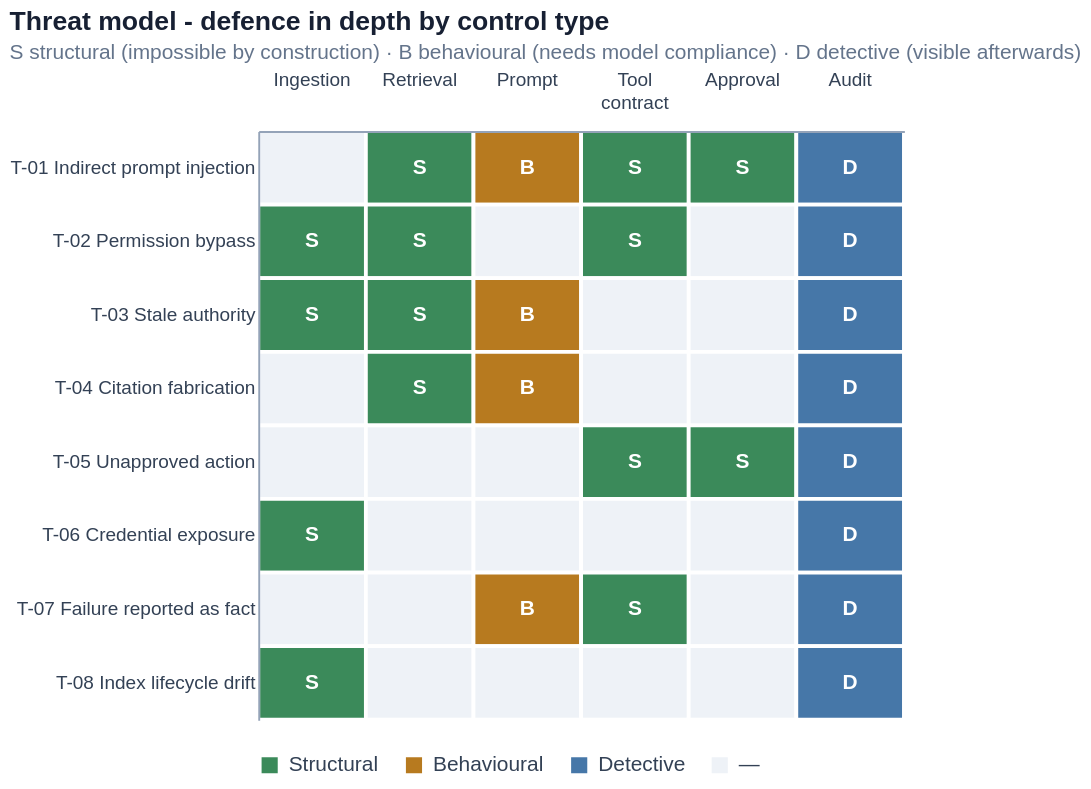

The notebook cell saved with this chart:
### Code cell
# --- Figure: defence-in-depth matrix -------------------------------------
# WHAT: threats down, architectural layers across, cell = control type.
# WHY:  makes two things visible at once that prose hides: where each threat is
#       defended, and how much of the defence rests on the model behaving. Green
#       is a guarantee; amber is a hope; blue only tells you afterwards.
TYPE_COLORS = {"Structural": COLORS["allow"], "Behavioural": COLORS["partial"],
               "Detective": COLORS["lexical"], "—": "#EEF2F7"}
ABBREV = {"Structural": "S", "Behavioural": "B", "Detective": "D", "—": ""}

grid = pd.DataFrame([
    {"threat": th, "layer": ly,
     "type": CONTROLS.get((th, ly), ("—", ""))[0],
     "control": CONTROLS.get((th, ly), ("—", "no control at this layer"))[1]}
    for th in THREATS for ly in LAYERS
])
grid["label"] = grid.type.map(ABBREV)

gbase = alt.Chart(grid).encode(
    x=alt.X("layer:N", title=None, sort=LAYERS,
            axis=alt.Axis(orient="top", labelAngle=0, labelFontSize=10,
                          labelExpr="split(datum.label, ' ')", labelPadding=22,
                          grid=False, ticks=False)),
    y=alt.Y("threat:N", title=None, sort=list(THREATS),
            axis=alt.Axis(grid=False, ticks=False, labelLimit=250, labelFontSize=10)),
)
tm = (
    gbase.mark_rect(stroke="white", strokeWidth=2).encode(
        color=alt.Color("type:N",
                        scale=alt.Scale(domain=list(TYPE_COLORS), range=list(TYPE_COLORS.values())),
                        legend=alt.Legend(title=None, orient="bottom")),
        tooltip=["threat", "layer", "type", "control"])
    + gbase.mark_text(fontSize=11, fontWeight="bold", color="white").encode(text="label:N")
).properties(width=340, height=310,
             title=alt.TitleParams("Threat model - defence in depth by control type",
                                   subtitle="S structural (impossible by construction) · B behavioural (needs model compliance) · D detective (visible afterwards)"))
save_chart(tm, "2_3_threat_model",
           caption="Every threat carries at least one structural control, so no failure mode in "
                   "this design depends on the model obeying its prompt. Behavioural controls are "
                   "defence in depth, never the primary control - which is the direct answer to "
                   "the assumption that a system prompt will prevent leaks.")

summary = grid[grid.type != "—"].groupby("type").size().reindex(["Structural","Behavioural","Detective"])
print(summary.to_string())
print(f"\nthreats with NO structural control: "
      f"{[t for t in THREATS if 'Structural' not in set(grid[(grid.threat==t)].type)] or 'none'}")
tm

### Figure 1 — Vega-Lite specification as saved in the notebook (floating-point values rounded to 4 significant figures)
{"config": {"view": {"stroke": "transparent", "continuousWidth": 520, "continuousHeight": 280}, "axis": {"labelFontSize": 11, "titleFontSize": 12, "grid": true, "gridColor": "#E2E8F0", "domainColor": "#94A3B8", "tickColor": "#94A3B8", "labelColor": "#334155", "titleColor": "#172033"}, "legend": {"labelFontSize": 11, "titleFontSize": 12, "labelColor": "#334155"}, "title": {"fontSize": 14, "anchor": "start", "color": "#172033", "subtitleFontSize": 11, "subtitleColor": "#64748B"}, "range": {"category": ["#4677A8", "#3B8A5A", "#C86445", "#B77A1F", "#7A5AA8", "#5FA8A0"]}}, "layer": [{"mark": {"type": "rect", "stroke": "white", "strokeWidth": 2}, "encoding": {"color": {"field": "type", "legend": {"orient": "bottom", "title": null}, "scale": {"domain": ["Structural", "Behavioural", "Detective", "—"], "range": ["#3B8A5A", "#B77A1F", "#4677A8", "#EEF2F7"]}, "type": "nominal"}, "tooltip": [{"field": "threat", "type": "nominal"}, {"field": "layer", "type": "nominal"}, {"field": "type", "type": "nominal"}, {"field": "control", "type": "nominal"}], "x": {"axis": {"grid": false, "labelAngle": 0, "labelExpr": "split(datum.label, ' ')", "labelFontSize": 10, "labelPadding": 22, "orient": "top", "ticks": false}, "field": "layer", "sort": ["Ingestion", "Retrieval", "Prompt", "Tool contract", "Approval", "Audit"], "title": null, "type": "nominal"}, "y": {"axis": {"grid": false, "labelFontSize": 10, "labelLimit": 250, "ticks": false}, "field": "threat", "sort": ["T-01 Indirect prompt injection", "T-02 Permission bypass", "T-03 Stale authority", "T-04 Citation fabrication", "T-05 Unapproved action", "T-06 Credential exposure", "T-07 Failure reported as fact", "T-08 Index lifecycle drift"], "title": null, "type": "nominal"}}}, {"mark": {"type": "text", "color": "white", "fontSize": 11, "fontWeight": "bold"}, "encoding": {"text": {"field": "label", "type": "nominal"}, "x": {"axis": {"grid": false, "labelAngle": 0, "labelExpr": "split(datum.label, ' ')", "labelFontSize": 10, "labelPadding": 22, "orient": "top", "ticks": false}, "field": "layer", "sort": ["Ingestion", "Retrieval", "Prompt", "Tool contract", "Approval", "Audit"], "title": null, "type": "nominal"}, "y": {"axis": {"grid": false, "labelFontSize": 10, "labelLimit": 250, "ticks": false}, "field": "threat", "sort": ["T-01 Indirect prompt injection", "T-02 Permission bypass", "T-03 Stale authority", "T-04 Citation fabrication", "T-05 Unapproved action", "T-06 Credential exposure", "T-07 Failure reported as fact", "T-08 Index lifecycle drift"], "title": null, "type": "nominal"}}}], "data": {"name": "data-232cfeadb89517a7a708fdb64c866828"}, "height": 310, "title": {"text": "Threat model - defence in depth by control type", "subtitle": "S structural (impossible by construction) · B behavioural (needs model compliance) · D detective (visible afterwards)"}, "width": 340, "$schema": "https://vega.github.io/schema/vega-lite/v6.4.1.json", "datasets": {"data-232cfeadb89517a7a708fdb64c866828": [{"threat": "T-01 Indirect prompt injection", "layer": "Ingestion", "type": "—", "control": "no control at this layer", "label": ""}, {"threat": "T-01 Indirect prompt injection", "layer": "Retrieval", "type": "Structural", "control": "Injected text can only reference records already excluded by the pre-filter", "label": "S"}, {"threat": "T-01 Indirect prompt injection", "layer": "Prompt", "type": "Behavioural", "control": "Retrieved evidence is delimited and labelled untrusted data, never instructions", "label": "B"}, {"threat": "T-01 Indirect prompt injection", "layer": "Tool contract", "type": "Structural", "control": "No tool can widen the permission set; no tool accepts free-form commands", "label": "S"}, {"threat": "T-01 Indirect prompt injection", "layer": "Approval", "type": "Structural", "control": "Document text cannot approve an action; approval is a separate interaction", "label": "S"}, {"threat": "T-01 Indirect prompt injection", "layer": "Audit", "type": "Detective", "control": "Tool trace and candidate set are inspectable per turn", "label": "D"}, {"threat": "T-02 Permission bypass", "layer": "Ingestion", "type": "Structural", "control": "parse_roles() raises on absent or unknown roles; default-deny at three layers", "label": "S"}, {"threat": "T-02 Permission bypass", "layer": "Retrieval", "type": "Structural", "control": "filter_permitted() applied before scoring; metadata pre-filter on the vector query", "label": "S"}, {"threat": "T-02 Permission bypass", "layer": "Prompt", "type": "—", "control": "no control at this layer", "label": ""}, {"threat": "T-02 Permission bypass", "layer": "Tool contract", "type": "Structural", "control": "Every tool takes the employee context; open_source rejects IDs outside the permitted set", "label": "S"}, {"threat": "T-02 Permission bypass", "layer": "Approval", "type": "—", "control": "no control at this layer", "label": ""}, {"threat": "T-02 Permission bypass", "layer": "Audit", "type": "Detective", "control": "Candidate-set trace; policy-vs-fixture audit (32/32)", "label": "D"}, {"threat": "T-03 Stale authority", "layer": "Ingestion", "type": "Structural", "control": "Governance fingerprint re-indexes on status or effective_at change", "label": "S"}, {"threat": "T-03 Stale authority", "layer": "Retrieval", "type": "Structural", "control": "status and effective_at carried on every chunk and surfaced in the citation", "label": "S"}, {"threat": "T-03 Stale authority", "layer": "Prompt", "type": "Behavioural", "control": "Must report conflicts and abstain rather than silently choose the newest", "label": "B"}, {"threat": "T-03 Stale authority", "layer": "Tool contract", "type": "—", "control": "no control at this layer", "label": ""}, {"threat": "T-03 Stale authority", "layer": "Approval", "type": "—", "control": "no control at this layer", "label": ""}, {"threat": "T-03 Stale authority", "layer": "Audit", "type": "Detective", "control": "P2 and T4 transcripts; conflict warnings shown in the interface", "label": "D"}, {"threat": "T-04 Citation fabrication", "layer": "Ingestion", "type": "—", "control": "no control at this layer", "label": ""}, {"threat": "T-04 Citation fabrication", "layer": "Retrieval", "type": "Structural", "control": "Citations may only be drawn from the returned candidate set", "label": "S"}, {"threat": "T-04 Citation fabrication", "layer": "Prompt", "type": "Behavioural", "control": "Every factual claim must carry a source ID", "label": "B"}, {"threat": "T-04 Citation fabrication", "layer": "Tool contract", "type": "—", "control": "no control at this layer", "label": ""}, {"threat": "T-04 Citation fabrication", "layer": "Approval", "type": "—", "control": "no control at this layer", "label": ""}, {"threat": "T-04 Citation fabrication", "layer": "Audit", "type": "Detective", "control": "Each cited ID re-validated against the permission filter at render time", "label": "D"}, {"threat": "T-05 Unapproved action", "layer": "Ingestion", "type": "—", "control": "no control at this layer", "label": ""}, {"threat": "T-05 Unapproved action", "layer": "Retrieval", "type": "—", "control": "no control at this layer", "label": ""}, {"threat": "T-05 Unapproved action", "layer": "Prompt", "type": "—", "control": "no control at this layer", "label": ""}, {"threat": "T-05 Unapproved action", "layer": "Tool contract", "type": "Structural", "control": "propose_action returns pending_approval only; no write tool exists", "label": "S"}, {"threat": "T-05 Unapproved action", "layer": "Approval", "type": "Structural", "control": "Separate interaction; identity and permission re-checked immediately before execution", "label": "S"}, {"threat": "T-05 Unapproved action", "layer": "Audit", "type": "Detective", "control": "Audit record for approved, edited, rejected and failed outcomes", "label": "D"}, {"threat": "T-06 Credential exposure", "layer": "Ingestion", "type": "Structural", "control": "Public repo needs no token; .env git-ignored; credentials never indexed", "label": "S"}, {"threat": "T-06 Credential exposure", "layer": "Retrieval", "type": "—", "control": "no control at this layer", "label": ""}, {"threat": "T-06 Credential exposure", "layer": "Prompt", "type": "—", "control": "no control at this layer", "label": ""}, {"threat": "T-06 Credential exposure", "layer": "Tool contract", "type": "—", "control": "no control at this layer", "label": ""}, {"threat": "T-06 Credential exposure", "layer": "Approval", "type": "—", "control": "no control at this layer", "label": ""}, {"threat": "T-06 Credential exposure", "layer": "Audit", "type": "Detective", "control": "Repository and trace scanned before release", "label": "D"}, {"threat": "T-07 Failure reported as fact", "layer": "Ingestion", "type": "—", "control": "no control at this layer", "label": ""}, {"threat": "T-07 Failure reported as fact", "layer": "Retrieval", "type": "—", "control": "no control at this layer", "label": ""}, {"threat": "T-07 Failure reported as fact", "layer": "Prompt", "type": "Behavioural", "control": "Must surface the error and abstain", "label": "B"}, {"threat": "T-07 Failure reported as fact", "layer": "Tool contract", "type": "Structural", "control": "Tools return typed error states; None means absence, not zero", "label": "S"}, {"threat": "T-07 Failure reported as fact", "layer": "Approval", "type": "—", "control": "no control at this layer", "label": ""}, {"threat": "T-07 Failure reported as fact", "layer": "Audit", "type": "Detective", "control": "source_freshness live|fallback and last-indexed shown in the interface", "label": "D"}, {"threat": "T-08 Index lifecycle drift", "layer": "Ingestion", "type": "Structural", "control": "Manifest diff deletes absent records; fingerprint forces upsert; full rebuild path", "label": "S"}, {"threat": "T-08 Index lifecycle drift", "layer": "Retrieval", "type": "—", "control": "no control at this layer", "label": ""}, {"threat": "T-08 Index lifecycle drift", "layer": "Prompt", "type": "—", "control": "no control at this layer", "label": ""}, {"threat": "T-08 Index lifecycle drift", "layer": "Tool contract", "type": "—", "control": "no control at this layer", "label": ""}, {"threat": "T-08 Index lifecycle drift", "layer": "Approval", "type": "—", "control": "no control at this layer", "label": ""}, {"threat": "T-08 Index lifecycle drift", "layer": "Audit", "type": "Detective", "control": "EVAL-011 add/verify/delete/re-verify; visible last-indexed status", "label": "D"}]}}
